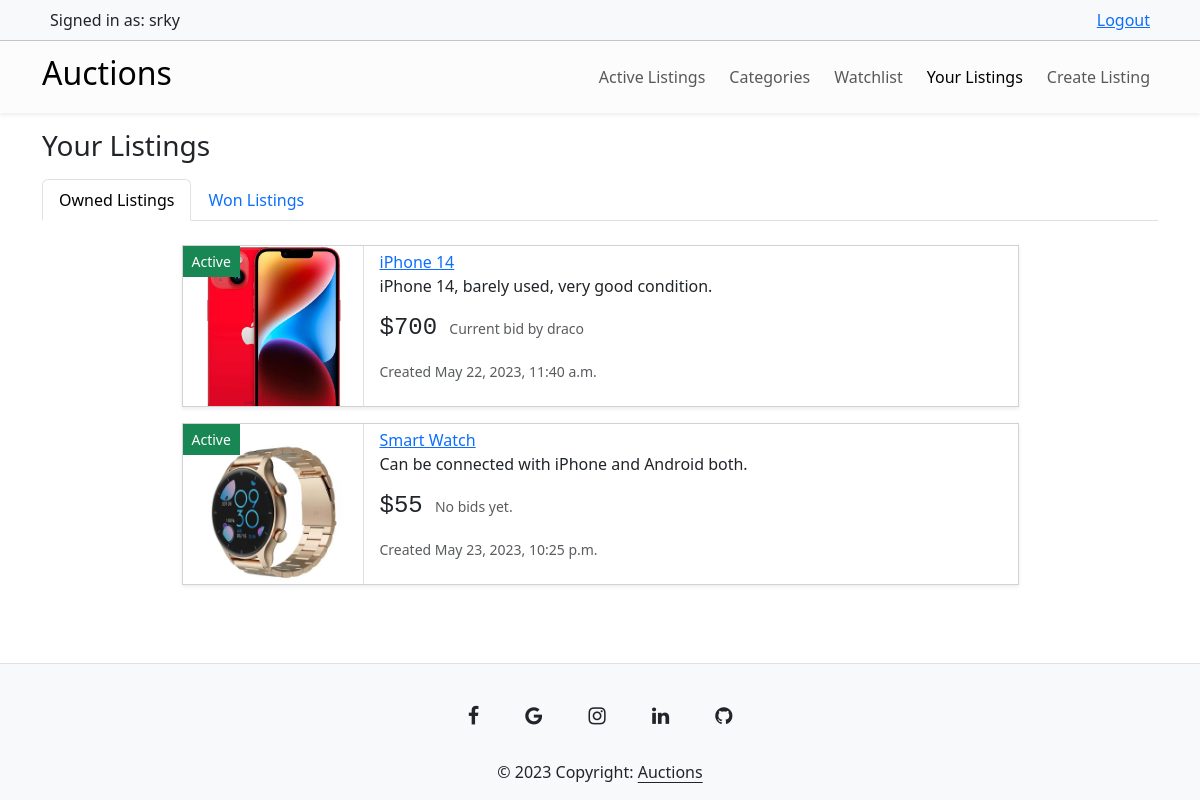
The page /your-listings/ (signed in) on the database as committed earlier.
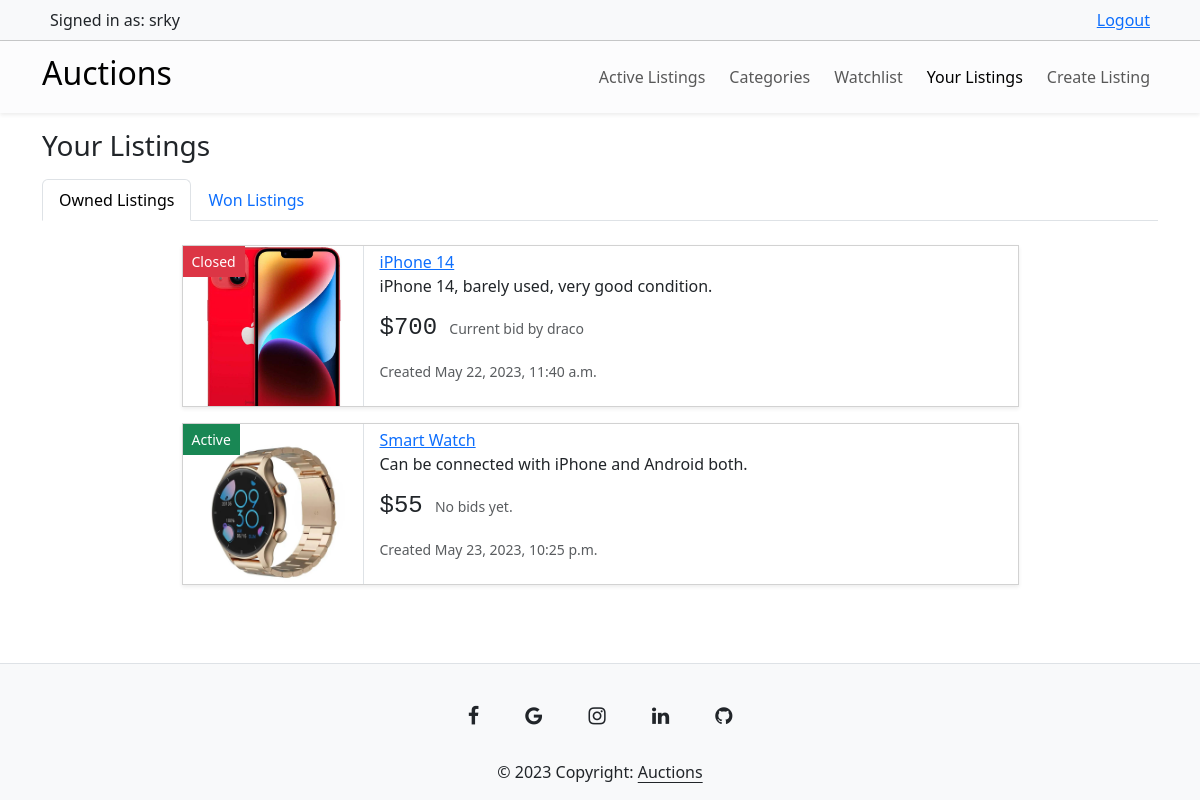
The same page on the database as committed later.
### auctions/views.py (the view)
# urls.py: path("your-listings/", views.your_listings, name="your_listings"),
@login_required
def your_listings(request):
    auctions = AuctionListing.objects.filter(owner=request.user).all()
    bids = []
    for auction in auctions:
        bids.append(auction.bids.all().order_by("-amount").first())
    zipped_list = zip(auctions, bids)
    winnings = Winner.objects.filter(user=request.user)
    auctions_won = []
    winning_bids = []
    for w in winnings:
        auctions_won.append(w.auction)
        winning_bids.append(w.auction.bids.all().order_by("-amount").first())
    zipped_list_winnings = zip(auctions_won, winning_bids)
    return render(request, "auctions/your-listings.html", {
        "zipped_list": zipped_list,
        "zipped_list_winnings": zipped_list_winnings
    })

### auctions/templates/auctions/your-listings.html (shortened to what this page needs)
{% extends "auctions/layout.html" %}
{% block body %}
    <h3 class="my-3">Your Listings</h3>
    <ul class="nav nav-tabs my-3">
        <li class="nav-item">
            <a class="nav-link active" id="tab-1" style="cursor: pointer;">Owned Listings</a>
        </li>
        <li class="nav-item">
            <a class="nav-link" id="tab-2" style="cursor: pointer;">Won Listings</a>
        </li>
    </ul>
    <div class="my-4" id="tab-item-1">
        {% for auction, current_bid in zipped_list %}
        <div class="card mb-3 position-relative overflow-hidden mx-auto rounded-0 w-75 shadow-sm">
            {% if auction.is_closed %}
                <button class="btn btn-danger btn-sm disabled rounded-0 position-absolute opacity-100">Closed</button>
            {% else %}
                <button class="btn btn-success btn-sm disabled rounded-0 position-absolute opacity-100">Active</button>
            {% endif %}
            <div class="row g-0">
                <div class="col-md-4 w-auto border-end" style="height: 10rem;">
                    <img src="{{ auction.image.url }}" class="img-fluid" alt="listing-img" width="180">
                </div>
                <div class="col-md-8">
                    <div class="card-body py-1">
                        <a href="{% url 'view_listing' auction.id %}" class="card-link">{{ auction.title }}</a>
                        <p class="card-text text-overflow-hidden">{{ auction.description }}</p>
                        <p class="card-text">
                                {% if current_bid %}
                                    <span class="h4 font-monospace">${{ current_bid.amount }}</span> <small class="text-muted mx-2">Current bid by {{ current_bid.bidder }}</small>
                                {% else %}
                                    <span class="h4 font-monospace">${{ auction.starting_bid }}</span> <small class="text-muted mx-2">No bids yet.</small>
                                {% endif %}
                        </p>
                        <p class="card-text"><small class="text-body-secondary">Created {{ auction.date_created }}</small></p>
                    </div>
                </div>
            </div>
        </div>
        {% empty %}
            <h4 class="my-5 text-center">You haven't created any Auctions yet.</h4>
        {% endfor %}
    </div>
{% endblock %}

Rows that differ between the two databases and show on the page:
changed AuctionListing "iPhone 14": is_closed False → True (drawn)
